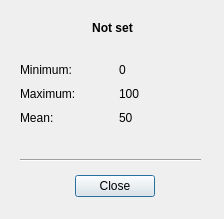
<?xml version="1.0" encoding="UTF-8"?>
<ui version="4.0">
 <class>StatsDialog</class>
 <widget class="QDialog" name="StatsDialog">
  <property name="geometry">
   <rect>
    <x>0</x>
    <y>0</y>
    <width>224</width>
    <height>219</height>
   </rect>
  </property>
  <property name="windowTitle">
   <string>Statistics</string>
  </property>
  <widget class="QDialogButtonBox" name="buttonBox">
   <property name="geometry">
    <rect>
     <x>44</x>
     <y>170</y>
     <width>141</width>
     <height>32</height>
    </rect>
   </property>
   <property name="orientation">
    <enum>Qt::Horizontal</enum>
   </property>
   <property name="standardButtons">
    <set>QDialogButtonBox::Close</set>
   </property>
   <property name="centerButtons">
    <bool>true</bool>
   </property>
  </widget>
  <widget class="Line" name="line">
   <property name="geometry">
    <rect>
     <x>20</x>
     <y>150</y>
     <width>181</width>
     <height>20</height>
    </rect>
   </property>
   <property name="orientation">
    <enum>Qt::Horizontal</enum>
   </property>
  </widget>
  <widget class="QLabel" name="labProperty">
   <property name="geometry">
    <rect>
     <x>17</x>
     <y>20</y>
     <width>191</width>
     <height>16</height>
    </rect>
   </property>
   <property name="font">
    <font>
     <weight>75</weight>
     <bold>true</bold>
    </font>
   </property>
   <property name="text">
    <string>Not set</string>
   </property>
   <property name="alignment">
    <set>Qt::AlignCenter</set>
   </property>
  </widget>
  <widget class="QWidget" name="">
   <property name="geometry">
    <rect>
     <x>20</x>
     <y>61</y>
     <width>191</width>
     <height>66</height>
    </rect>
   </property>
   <layout class="QGridLayout" name="gridLayout">
    <item row="0" column="0">
     <widget class="QLabel" name="label_6">
      <property name="text">
       <string>Minimum:</string>
      </property>
     </widget>
    </item>
    <item row="0" column="1">
     <widget class="QLabel" name="labMin">
      <property name="text">
       <string>0</string>
      </property>
     </widget>
    </item>
    <item row="1" column="0">
     <widget class="QLabel" name="label_8">
      <property name="text">
       <string>Maximum:</string>
      </property>
     </widget>
    </item>
    <item row="1" column="1">
     <widget class="QLabel" name="labMax">
      <property name="text">
       <string>100</string>
      </property>
     </widget>
    </item>
    <item row="2" column="0">
     <widget class="QLabel" name="label_10">
      <property name="text">
       <string>Mean:</string>
      </property>
     </widget>
    </item>
    <item row="2" column="1">
     <widget class="QLabel" name="labMean">
      <property name="text">
       <string>50</string>
      </property>
     </widget>
    </item>
   </layout>
  </widget>
 </widget>
 <resources/>
 <connections>
  <connection>
   <sender>buttonBox</sender>
   <signal>accepted()</signal>
   <receiver>StatsDialog</receiver>
   <slot>accept()</slot>
   <hints>
    <hint type="sourcelabel">
     <x>248</x>
     <y>254</y>
    </hint>
    <hint type="destinationlabel">
     <x>157</x>
     <y>274</y>
    </hint>
   </hints>
  </connection>
  <connection>
   <sender>buttonBox</sender>
   <signal>rejected()</signal>
   <receiver>StatsDialog</receiver>
   <slot>reject()</slot>
   <hints>
    <hint type="sourcelabel">
     <x>316</x>
     <y>260</y>
    </hint>
    <hint type="destinationlabel">
     <x>286</x>
     <y>274</y>
    </hint>
   </hints>
  </connection>
 </connections>
</ui>
